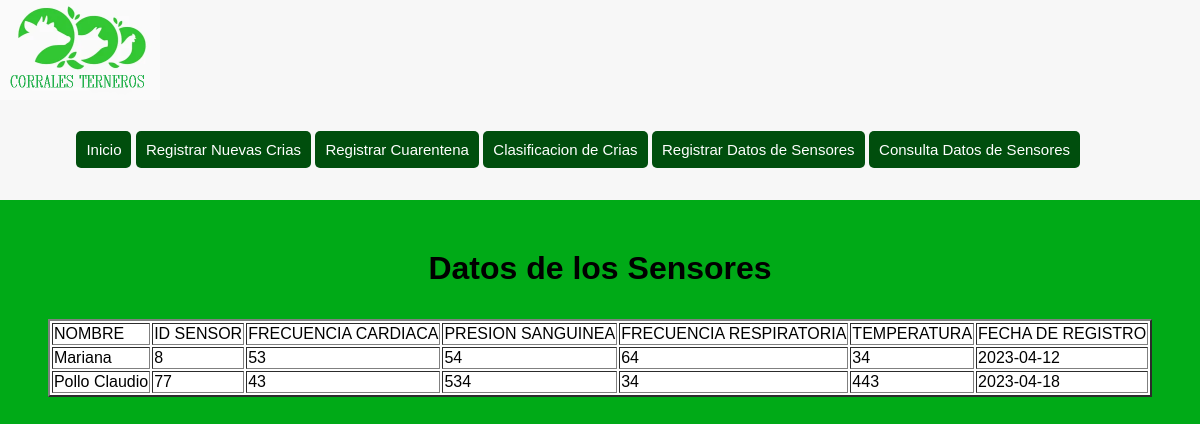
Screenshot of /ProcesosPHP/ConsultaSensores.php with the database file from the repository.
### tables this page shows
CREATE TABLE `sensores` (
  `ID_Sensor` int(11) NOT NULL,
  `FECHA_REGISTRO` date DEFAULT NULL,
  `FRECUENCIA_C` float DEFAULT NULL,
  `PRESION` float DEFAULT NULL,
  `FRECUENCIA_R` float DEFAULT NULL,
  `TEMPERATURA` float DEFAULT NULL,
  `NOMBRE` varchar(50) NOT NULL,
  `ID_Cria` int(11) DEFAULT NULL
);

### ProcesosPHP/ConsultaSensores.php (the view, shortened to what this page needs)
<?php
	include 'Conexion.php';
	$VERIFICAR = "SELECT * FROM sensores LIMIT 1";
	$RESULTADO = mysqli_query($conexion, $VERIFICAR);
	$EXISTE = mysqli_num_rows($RESULTADO);
	if ($EXISTE === 1)
	{
		?>
		<!DOCTYPE html>
		<html>
		<head>
			<link rel = "stylesheet" href = "../DiseñosCSS/DiseñoConsulta.css">
		</head>
		<body>
		    <header>
		       <div class="wrapper">
			   <div class="Logo">
				<img src="../Imagenes/logo.PNG" width="160px" height="100px">
			    </div>
			     <br>
			    <nav>
				<a href="../FormulariosHTML/PaginaInicio.html">Inicio</a>
				<a href="../ProcesosPHP/RegistroCrias.php">Registrar Nuevas Crias</a>
				<a href="../ProcesosPHP/RegistroCuarentena.php">Registrar Cuarentena</a>
				<a href="../FormulariosHTML/Consulta.html">Clasificacion de Crias</a>
				<a href="../ProcesosPHP/RegistroSensores.php">Registrar Datos de Sensores</a>
				<a href="../ProcesosPHP/ConsultaSensores.php">Consulta Datos de Sensores</a>
			    </nav>
	        </header>
			<br>
			<h1>Datos de los Sensores</h1>
			<div class="table-responsive">
				<table border = "2">
				   <tr class="Sensor">
					<td>NOMBRE</td>
					<td>ID SENSOR</td>
					<td>FRECUENCIA CARDIACA</td>
					<td>PRESION SANGUINEA</td>
					<td>FRECUENCIA RESPIRATORIA</td>
					<td>TEMPERATURA</td>
					<td>FECHA DE REGISTRO</td>
				   </tr>
					<?php
					$SQL = "select * from sensores order by ID_Sensor";
					$RESULTADO = mysqli_query($conexion, $SQL);
					while ($columna = mysqli_fetch_array($RESULTADO))
					{
					?>
					        <tr class="Datos">
							<td> <?php echo $columna['NOMBRE'] ?> </td>
							<td> <?php echo $columna['ID_Sensor'] ?> </td>
							<td> <?php echo $columna['FRECUENCIA_C'] ?> </td>
							<td> <?php echo $columna['PRESION'] ?> </td>
							<td> <?php echo $columna['FRECUENCIA_R'] ?> </td>
							<td> <?php echo $columna['TEMPERATURA'] ?> </td>
							<td> <?php echo $columna['FECHA_REGISTRO'] ?> </td>
						    </tr>
					<?php
					}
					?>
				</table>
		</body>
	    </html>
		<?php
	}
?>

### DiseñosCSS/DiseñoConsulta.css (style rules this page uses)
body { margin: 0; font-family: sans-serif; font-weight: 300; background: #00aa17; }
header { width: 100%; background: rgb(247, 247, 247); overflow: hidden; margin-bottom: 1px; }
.wrapper { width: 90%; max-width: 1920px; overflow: hidden; }
header .Logo { line-height:1px; float: left; }
header nav { line-height:100px; float: right; }
header nav a { display: inline-block; background: rgb(0, 78, 13); color: rgb(255, 255, 255); text-decoration: none; font-size: 15px; font-family: sans-serif; padding: 10px 10px; line-height: normal; border-radius: 5px; }
h1 { font-family: sans-serif; text-align: center; padding: 10px; }
table { margin: 0 auto; background-color: white; }

### rows the page displays
sensores: NOMBRE "Mariana", ID_Sensor "8", FRECUENCIA_C "53", PRESION "54", FRECUENCIA_R "64", TEMPERATURA "34", FECHA_REGISTRO "2023-04-12"
sensores: NOMBRE "Pollo Claudio", ID_Sensor "77", FRECUENCIA_C "43", PRESION "534", FRECUENCIA_R "34", TEMPERATURA "443", FECHA_REGISTRO "2023-04-18"
